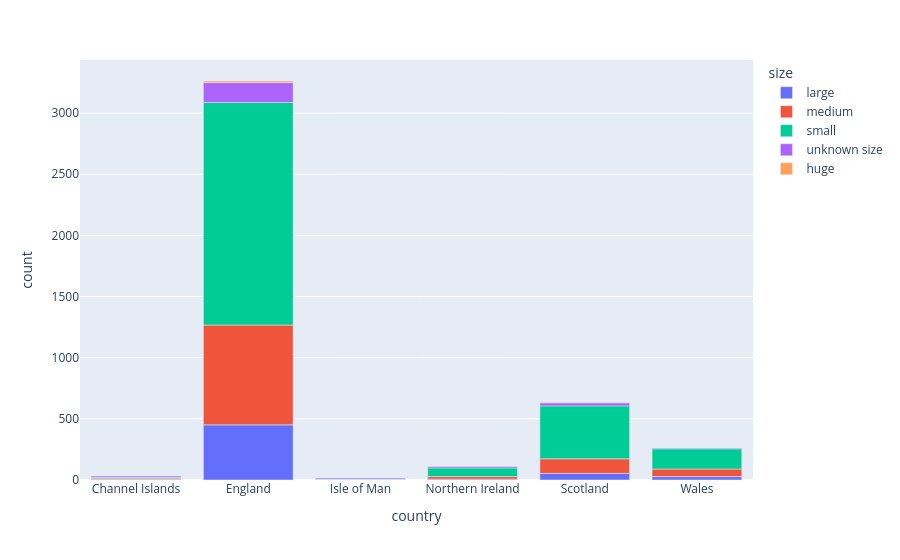

The cell this chart's notebook holds for it:
### Markdown cell above
## Week 10 HW:
**Name: Ashley Hernandez**

### Code cell
import pandas as pd
import plotly.express as px


uk = pd.read_csv("mapping-museums-data-uk.csv") #Mapping Museums database 

#Group data by country and size. Create count of museums
ukmuseums = df.groupby(["country", "size"]).size().reset_index(name="count") #Plotly code from Google Colab and Google

#Input data into stacked bar chart code and hovermode allows it to be intervative. 
fig = px.bar(ukmuseums, x="country", y="count", color="size") #Plotly code for building stacked bar chart
fig.update_layout(hovermode="x unified")
fig.show()

### Figure 1 — Plotly figure (JSON) as saved in the notebook; plotly's stock layout.template omitted (floating-point values rounded to 4 significant figures)
{"data": [{"alignmentgroup": "True", "hovertemplate": "size=large<br>country=%{x}<br>count=%{y}<extra></extra>", "legendgroup": "large", "marker": {"color": "#636efa", "pattern": {"shape": ""}}, "name": "large", "offsetgroup": "large", "orientation": "v", "showlegend": true, "textposition": "auto", "type": "bar", "x": ["Channel Islands", "England", "Isle of Man", "Northern Ireland", "Scotland", "Wales"], "xaxis": "x", "y": [4, 451, 1, 7, 54, 28], "yaxis": "y"}, {"alignmentgroup": "True", "hovertemplate": "size=medium<br>country=%{x}<br>count=%{y}<extra></extra>", "legendgroup": "medium", "marker": {"color": "#EF553B", "pattern": {"shape": ""}}, "name": "medium", "offsetgroup": "medium", "orientation": "v", "showlegend": true, "textposition": "auto", "type": "bar", "x": ["Channel Islands", "England", "Isle of Man", "Northern Ireland", "Scotland", "Wales"], "xaxis": "x", "y": [10, 816, 4, 21, 119, 62], "yaxis": "y"}, {"alignmentgroup": "True", "hovertemplate": "size=small<br>country=%{x}<br>count=%{y}<extra></extra>", "legendgroup": "small", "marker": {"color": "#00cc96", "pattern": {"shape": ""}}, "name": "small", "offsetgroup": "small", "orientation": "v", "showlegend": true, "textposition": "auto", "type": "bar", "x": ["Channel Islands", "England", "Isle of Man", "Northern Ireland", "Scotland", "Wales"], "xaxis": "x", "y": [8, 1819, 3, 71, 433, 165], "yaxis": "y"}, {"alignmentgroup": "True", "hovertemplate": "size=unknown size<br>country=%{x}<br>count=%{y}<extra></extra>", "legendgroup": "unknown size", "marker": {"color": "#ab63fa", "pattern": {"shape": ""}}, "name": "unknown size", "offsetgroup": "unknown size", "orientation": "v", "showlegend": true, "textposition": "auto", "type": "bar", "x": ["Channel Islands", "England", "Isle of Man", "Northern Ireland", "Scotland", "Wales"], "xaxis": "x", "y": [10, 163, 9, 11, 25, 7], "yaxis": "y"}, {"alignmentgroup": "True", "hovertemplate": "size=huge<br>country=%{x}<br>count=%{y}<extra></extra>", "legendgroup": "huge", "marker": {"color": "#FFA15A", "pattern": {"shape": ""}}, "name": "huge", "offsetgroup": "huge", "orientation": "v", "showlegend": true, "textposition": "auto", "type": "bar", "x": ["England", "Scotland"], "xaxis": "x", "y": [13, 5], "yaxis": "y"}], "layout": {"barmode": "relative", "hovermode": "x unified", "legend": {"title": {"text": "size"}, "tracegroupgap": 0}, "margin": {"t": 60}, "xaxis": {"anchor": "y", "domain": [0, 1], "title": {"text": "country"}}, "yaxis": {"anchor": "x", "domain": [0, 1], "title": {"text": "count"}}}}
